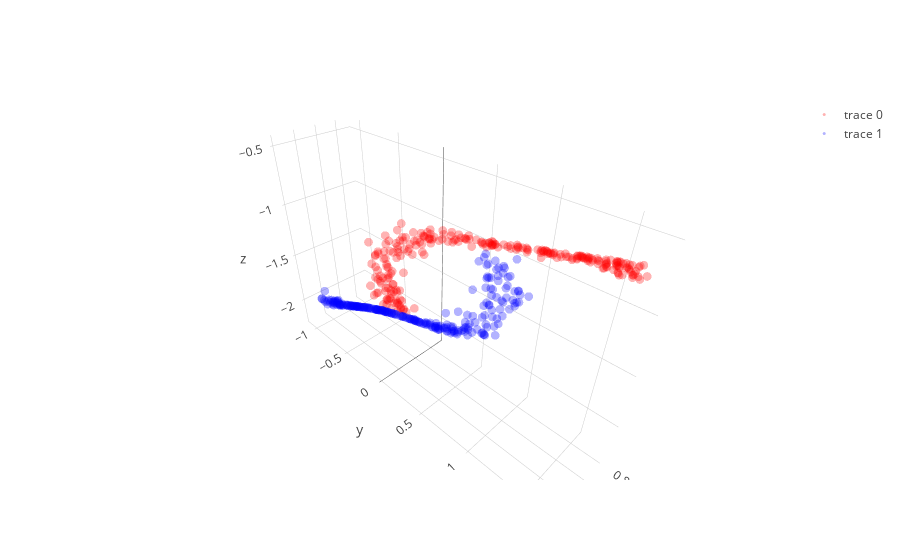

The code cell stored with this chart in its notebook:
### Code cell
# with all scale
expand_dim = 3
w1 = np.random.randn(2,expand_dim)
w2 = np.random.randn(expand_dim,1)
a  = np.ones(expand_dim); b = np.ones(expand_dim); c = np.zeros(expand_dim)

w1 = _sym_decorrelation(w1)
w2 = w2/(np.sqrt(np.sum(w2**2)))

temp_X = np.copy(X)
mini_batch_size = 10
for iter in range(2000):
    cum_loss = 0; temp_X   = shuffle(temp_X)
    
    for mini_batch in range(0,len(X),mini_batch_size):
        current_batch = temp_X[mini_batch:mini_batch+mini_batch_size]
        
        layer1 = current_batch @ w1
        layer1 = layer1  + (1/(iter+1))*np.random.randn(mini_batch_size,expand_dim)
        layer1a= a*g(b*layer1)+c
        layer1a= layer1a + (1/(iter+1))*np.random.randn(mini_batch_size,expand_dim)
        layer2 = layer1a       @ w2
        loss   = (w2.T @ layer1a.T @ layer1a @ w2).mean() + (w1.T @ current_batch.T @ current_batch @ w1).mean()
        
        grad2 = w2 + layer1a.T @ layer1a @ w2 
        grad1a= -layer1a@w2@w2.T
        grada = grad1a*g(b*layer1)
        gradb = grad1a*a*g_grad(b*layer1)*layer1
        gradc = grad1a
        grad1 = current_batch.T @(grad1a*a*g_grad(b*layer1)*b) + (w1 + current_batch.T @ current_batch @ w1)

        w2 = w2 - 0.000000001  * grad2+ (1/(iter+1))*np.random.randn(expand_dim,1)
        a = a -   0.0000009    * grada.mean(0)+ (1/(iter+1))*np.random.randn(expand_dim)
        b = b -   0.0000009    * gradb.mean(0)+ (1/(iter+1))*np.random.randn(expand_dim)
        c = c -   0.00000009   * gradc.mean(0) + (1/(iter+1))*np.random.randn(expand_dim)
        w1 = w1 - 0.000000001  * grad1+ (1/(iter+1))*np.random.randn(2,expand_dim)
        
        w1 = _sym_decorrelation(w1)
        w2 = w2/(np.sqrt(np.sum(w2**2)))
        a  = (a-a.mean())/a.std()
        b  = (b-b.mean())/b.std()
        c  = (c-c.mean())/c.std()
        cum_loss      = cum_loss + loss.mean()
        
    if iter%500==0:print('Iter : ',iter," Loss: ",cum_loss)

# projection
projected_mine = (a*g(b*(X @ w1))+c) @ w2

plt.figure(figsize=(20,5))
plt.subplot(1, 3, 1)
plt.scatter(X[y==0, 0], X[y==0, 1], color='red', alpha=0.5)
plt.scatter(X[y==1, 0], X[y==1, 1], color='blue', alpha=0.5)
plt.quiver(X.mean(0)[0], X.mean(0)[1], evector[0,0],evector[0,1], color=['b'], scale=2.5)
plt.quiver(X.mean(0)[0], X.mean(0)[1], evector[1,0],evector[1,1], color=['g'], scale=2.5)

plt.subplot(1, 3, 2,projection='3d')
one_layer_project = (a*g(b*(X @ w1))+c)
plt.scatter(one_layer_project[:,0],one_layer_project[:,1],one_layer_project[:,2], color='red')

plt.subplot(1, 3, 3)
plt.scatter(projected_mine[y==0], np.zeros((len(projected_mine)//2)),  color='red', alpha=0.05)
plt.scatter(projected_mine[y==1], np.zeros((len(projected_mine)//2)), color='blue', alpha=0.05)
plt.show()

trace1 = go.Scatter3d(
    x=one_layer_project[y==0,0],
    y=one_layer_project[y==0,1],
    z=one_layer_project[y==0,2],
    mode='markers',
    line=dict(color='red',width=0.5),
    marker=dict(size=3,opacity=0.3)
)
trace2 = go.Scatter3d(
    x=one_layer_project[y==1,0],
    y=one_layer_project[y==1,1],
    z=one_layer_project[y==1,2],
    mode='markers',
    line=dict(color='blue',width=0.5),
    marker=dict(size=3,opacity=0.3)
)
data = [trace1,trace2]
fig  = go.Figure(data=data)
iplot(fig)

### Figure 1 — Plotly figure (JSON) as saved in the notebook; plotly's stock layout.template omitted (floating-point values rounded to 4 significant figures; data arrays with more than 128 entries replaced by an {"elided": "..."} marker saying what was removed)
{"data": [{"line": {"color": "red", "width": 0.5}, "marker": {"opacity": 0.3, "size": 3}, "mode": "markers", "type": "scatter3d", "uid": "a2108e9c-0f5b-4437-bede-f1698d782cfd", "x": {"elided": "250 float values"}, "y": {"elided": "250 float values"}, "z": {"elided": "250 float values"}}, {"line": {"color": "blue", "width": 0.5}, "marker": {"opacity": 0.3, "size": 3}, "mode": "markers", "type": "scatter3d", "uid": "903debd5-d345-4bbd-a31b-3a676064dd33", "x": {"elided": "250 float values"}, "y": {"elided": "250 float values"}, "z": {"elided": "250 float values"}}], "layout": {}}
